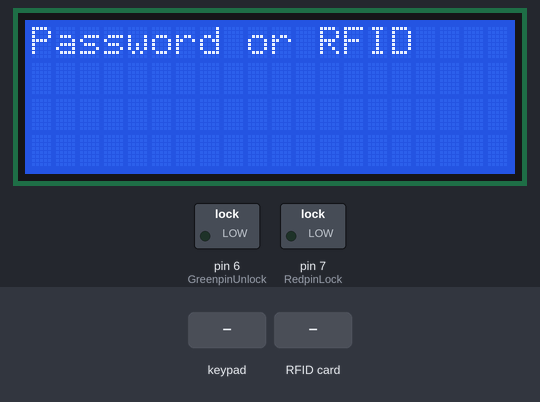
This sketch was run on a simulated Arduino Uno, built with avr-gcc and run on an emulated ATmega328P. Parts: 20×4 character LCD, switched loads named in the sketch (green lamp = pin HIGH). Inputs (shaded band) come from the test bench. Pins used as bus, display or sensor lines are not drawn.

Above: at 1.3 s.
1.4 s: keypad keys 2 1 0 pressed 0.4 s apart
At 3.7 s:
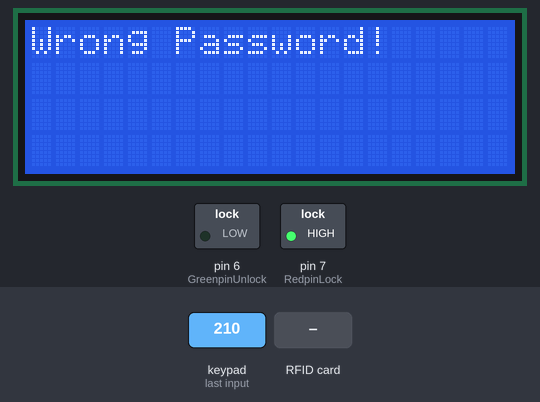
4.1 s: keypad keys 1 2 3 pressed 0.4 s apart
At 8.2 s:
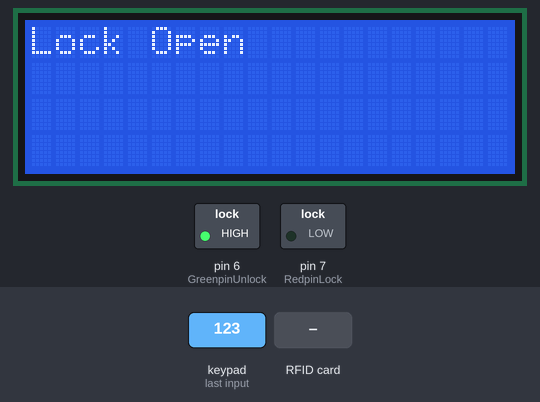
14.3 s: RFID card 53 A4 37 3E held to the reader
At 16.5 s:
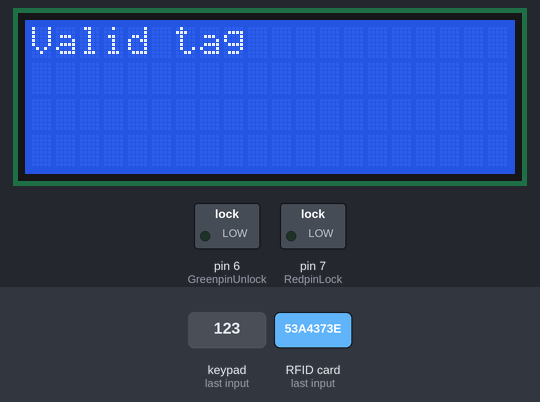
Timing chart, 0 to 25.4 s (numbered marks = the images above; inputs shaded):
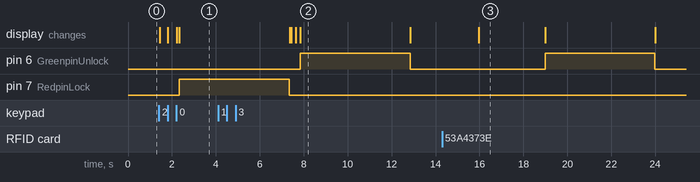

The sketch:

Password_va_RFID.ino
```cpp
#include <Keypad.h>
#include <Wire.h>
#include <LiquidCrystal_I2C.h>
#include <SoftwareSerial.h>
#include <SPI.h>
#include <MFRC522.h>

#define SS_PIN 10
#define RST_PIN 9
String tagUID = "53 A4 37 3E";

MFRC522 rfid(SS_PIN, RST_PIN);

MFRC522::MIFARE_Key key;

SoftwareSerial mySerial(3, 4);

LiquidCrystal_I2C lcd(0x27, 20, 4);
char password[3] = {'1', '2', '3'};// Ban co the thay doi mat khau
int count = 0;
int count_pass = 0;
int count_RFID = 0;
int position = 0;
const byte ROWS = 4;
const byte COLS = 4;
char keys[ROWS][COLS] = {
  {'1', '2', '3', 'A'},
  {'4', '5', '6', 'B'},
  {'7', '8', '9', 'C'},
  {'*', '0', '#', 'D'}
};
byte rowPins[ROWS] = {  A0, A1, A2, A3 };
byte colPins[COLS] = {  2, 1, 0 };
Keypad keypad = Keypad( makeKeymap(keys), rowPins, colPins, ROWS, COLS );


// Tao 2 den
int RedpinLock = 7;
int GreenpinUnlock = 6;

void setup()
{


  pinMode(RedpinLock, OUTPUT);
  pinMode(GreenpinUnlock, OUTPUT);
  lcd.init();                      // khoi chay lcd
  lcd.init();


  SPI.begin();

  rfid.PCD_Init();

}


void loop()
{
  // keypad
  char key = keypad.getKey();
  if (count == 0 && count_RFID == 0) {
    lcd.backlight();
    lcd.setCursor(0, 0);
    lcd.print("Password or RFID");
    lcd.setCursor(0, 1);
  }
  if (key != NO_KEY) {

    lcd.print("*");
    count++;
    if (key == password[position])
    {
      position ++;
    }
    //Khi nhap dung mat khau
    if (position == 3)
    {
      lcd.clear();
      lcd.setCursor(0, 0);
      lcd.print("Lock Open");
      digitalWrite(GreenpinUnlock, HIGH);
      count = 0;
      position = 0;
      delay(5000);
      digitalWrite(GreenpinUnlock, LOW);
      lcd.clear();
      lcd.setCursor(0, 0);
      lcd.print("Locked");
      delay(3000);

    }

    delay(100);
    //Khi sai maat khau
    if (count % 3 == 0 && count < 9 && position != 3 && count != 0)
    {

      position = 0;
      lcd.clear();
      lcd.setCursor(0, 0);
      lcd.print("Wrong Password!");
      digitalWrite(RedpinLock, HIGH);
      delay(5000);
      digitalWrite(RedpinLock, LOW);
      lcd.clear();
      lcd.setCursor(0, 0);
      lcd.print("Try Again:");
      lcd.setCursor(0, 1);
    }
  }
  //Khi sai qua 3 lan
  if (count == 9) {

    Alarm();
    for ( int i = 0 ; i < 10; i++)
    {
      LedAlarm();
    }
    delay(5000);

    count = 0;
    position = 0;
  }

  //rfid
  // Kiem tra the tu
  if ( ! rfid.PICC_IsNewCardPresent())
    return;

  if ( ! rfid.PICC_ReadCardSerial())
    return;

  MFRC522::PICC_Type piccType = rfid.PICC_GetType(rfid.uid.sak);


  rfid.PICC_HaltA(); // Halt PICC

  String tag = "";
  for (byte j = 0; j < rfid.uid.size; j++)
  {
    tag.concat(String(rfid.uid.uidByte[j] < 0x10 ? " 0" : " "));
    tag.concat(String(rfid.uid.uidByte[j], HEX));
  }
  tag.toUpperCase();
  //Khi dung the
  if (tag.substring(1) == tagUID)
  {
    lcd.clear();
    lcd.setCursor(0, 0);
    lcd.print("Valid tag");
    delay(3000);
    lcd.clear();
    lcd.setCursor(0, 0);
    lcd.print("Lock Open");
    digitalWrite(GreenpinUnlock, HIGH);
    count_RFID = 0;
    position = 0;
    delay(5000);
    digitalWrite(GreenpinUnlock, LOW);
    lcd.clear();
    lcd.setCursor(0, 0);
    lcd.print("Locked");
    delay(3000);
  }

  //Khi sai the
  else {
    lcd.clear();

    digitalWrite(RedpinLock, HIGH);
    lcd.setCursor(0, 0);
    lcd.print("Invalid tag!");

    delay(3000);
    digitalWrite(RedpinLock, LOW);
    lcd.clear();
    lcd.setCursor(0, 0);
    lcd.print("Try Again!");
    count_RFID ++;
  }
  //Khi sai qua 3 lan
  if ( count_RFID == 3)
  {

    Alarm();
    for ( int i = 0 ; i < 10; i++)
    {
      LedAlarm();
    }
    delay(5000);

    count_RFID = 0;
  }
}

//Ham canh bao bang den
void LedAlarm()
{
  digitalWrite(RedpinLock, HIGH);
  delay(800);
  digitalWrite(RedpinLock, LOW);
  delay(600);
}

//Ham gui tin nhan ve
void Alarm() {
  lcd.clear();
  lcd.setCursor(0, 0);
  lcd.print("Alarm!");
  mySerial.begin(9600);
  mySerial.println("AT+CMGF=1");
  delay(5000);
  mySerial.println("AT+CMGS=\"+0582884589\"");
  delay(5000);
  mySerial.println(" co ai dang co gang dot nhap vao nha ban");
  mySerial.println((char)26);
}

void LockedPosition(int locked)
{
  if (locked)
  {
    digitalWrite(GreenpinUnlock, LOW);

  }
  else
  {
    digitalWrite(GreenpinUnlock, HIGH);

  }
}
```

Measured:
- after the input at 1.4 s, pin 7 (RedpinLock): LOW → HIGH after 0.94 s; the display: first changes at once (image 1 shows a later state)
- after the input at 4.1 s, pin 6 (GreenpinUnlock): LOW → HIGH after 3.7 s, → LOW 5.0 s later; the display: first differs from a run without the input after 3.3 s (image 2 shows a later state)
- after the input at 14.3 s, pin 6 (GreenpinUnlock): LOW → HIGH after 4.7 s, → LOW 5.0 s later; the display: changes after 1.7 s (image 3)
- what the display in image 2 shows lasts 5.1 s, from 7.8 s to 12.9 s
